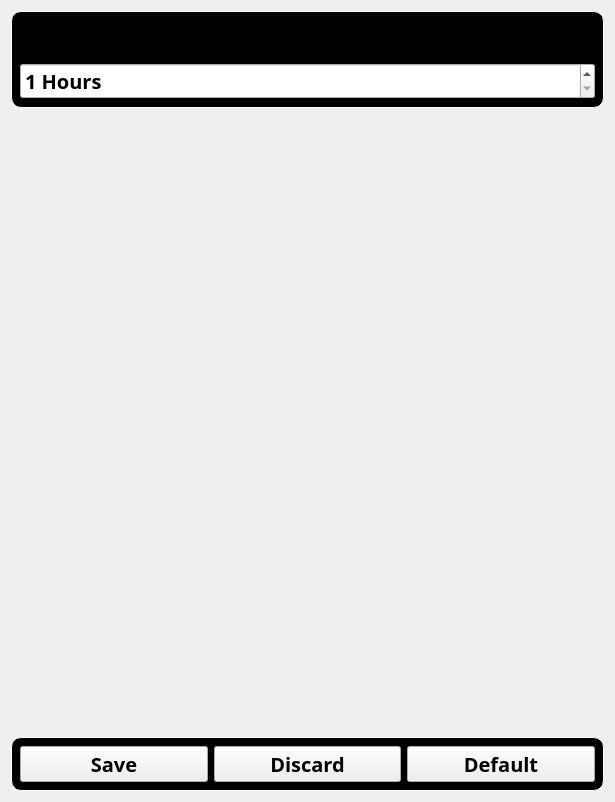
              <widget class="QWidget" name="settingsSonarContents">
               <property name="geometry">
                <rect>
                 <x>0</x>
                 <y>0</y>
                 <width>615</width>
                 <height>802</height>
                </rect>
               </property>
               <property name="styleSheet">
                <string notr="true">#settingsSonarContents{
	background-color: rgb(0, 0, 0);
	border: transparent;
	border-radius: 10px
}
</string>
               </property>
               <layout class="QVBoxLayout" name="verticalLayout_20">
                <item alignment="Qt::AlignTop">
                 <widget class="QWidget" name="settingsSonarInterval" native="true">
                  <property name="styleSheet">
                   <string notr="true">#settingsSonarInterval{
	background-color: rgb(0, 0, 0);
	border:  1px solid white;
	border-radius: 10px
}
</string>
                  </property>
                  <layout class="QVBoxLayout" name="verticalLayout_24">
                   <item>
                    <widget class="QLabel" name="label_15">
                     <property name="font">
                      <font>
                       <family>SystemHud</family>
                       <pointsize>20</pointsize>
                       <weight>75</weight>
                       <bold>true</bold>
                       <underline>true</underline>
                      </font>
                     </property>
                     <property name="styleSheet">
                      <string notr="true"/>
                     </property>
                     <property name="text">
                      <string>Rescan Inverval</string>
                     </property>
                    </widget>
                   </item>
                   <item>
                    <widget class="QSpinBox" name="rescanIntervalHours">
                     <property name="font">
                      <font>
                       <family>SystemHud</family>
                       <pointsize>15</pointsize>
                       <weight>75</weight>
                       <bold>true</bold>
                      </font>
                     </property>
                     <property name="suffix">
                      <string> Hours</string>
                     </property>
                     <property name="minimum">
                      <number>1</number>
                     </property>
                    </widget>
                   </item>
                  </layout>
                 </widget>
                </item>
                <item alignment="Qt::AlignBottom">
                 <widget class="QWidget" name="settingsSonarButtons" native="true">
                  <property name="styleSheet">
                   <string notr="true">#settingsSonarButtons{
	background-color: rgb(0, 0, 0);
	border: 1px solid white;
	border-radius: 10px
}
</string>
                  </property>
                  <layout class="QHBoxLayout" name="horizontalLayout_16">
                   <item>
                    <widget class="QPushButton" name="settingsSonarSave">
                     <property name="font">
                      <font>
                       <family>SystemHud</family>
                       <pointsize>15</pointsize>
                       <weight>75</weight>
                       <bold>true</bold>
                      </font>
                     </property>
                     <property name="text">
                      <string>Save</string>
                     </property>
                    </widget>
                   </item>
                   <item>
                    <widget class="QPushButton" name="settingsSonarDiscard">
                     <property name="font">
                      <font>
                       <family>SystemHud</family>
                       <pointsize>15</pointsize>
                       <weight>75</weight>
                       <bold>true</bold>
                      </font>
                     </property>
                     <property name="text">
                      <string>Discard</string>
                     </property>
                    </widget>
                   </item>
                   <item>
                    <widget class="QPushButton" name="settingsSonarDefault">
                     <property name="font">
                      <font>
                       <family>SystemHud</family>
                       <pointsize>15</pointsize>
                       <weight>75</weight>
                       <bold>true</bold>
                      </font>
                     </property>
                     <property name="text">
                      <string>Default</string>
                     </property>
                    </widget>
                   </item>
                  </layout>
                 </widget>
                </item>
               </layout>
              </widget>
